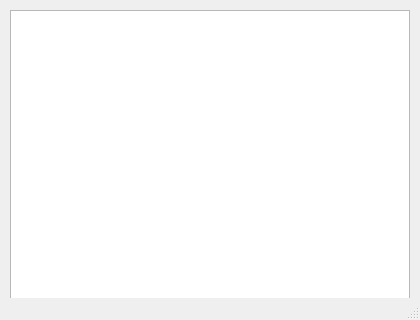
<?xml version="1.0" encoding="UTF-8"?>
<ui version="4.0">
 <class>Snake</class>
 <widget class="QMainWindow" name="Snake">
  <property name="geometry">
   <rect>
    <x>0</x>
    <y>0</y>
    <width>420</width>
    <height>320</height>
   </rect>
  </property>
  <property name="sizePolicy">
   <sizepolicy hsizetype="Fixed" vsizetype="Fixed">
    <horstretch>0</horstretch>
    <verstretch>0</verstretch>
   </sizepolicy>
  </property>
  <property name="windowTitle">
   <string>Snake</string>
  </property>
  <widget class="QWidget" name="centralwidget">
   <widget class="QGraphicsView" name="playArea">
    <property name="geometry">
     <rect>
      <x>10</x>
      <y>10</y>
      <width>400</width>
      <height>300</height>
     </rect>
    </property>
    <property name="sizePolicy">
     <sizepolicy hsizetype="Fixed" vsizetype="Fixed">
      <horstretch>0</horstretch>
      <verstretch>0</verstretch>
     </sizepolicy>
    </property>
    <property name="verticalScrollBarPolicy">
     <enum>Qt::ScrollBarAlwaysOff</enum>
    </property>
    <property name="horizontalScrollBarPolicy">
     <enum>Qt::ScrollBarAlwaysOff</enum>
    </property>
    <property name="sizeAdjustPolicy">
     <enum>QAbstractScrollArea::AdjustIgnored</enum>
    </property>
   </widget>
  </widget>
  <widget class="QStatusBar" name="statusbar"/>
 </widget>
 <resources/>
 <connections/>
</ui>
